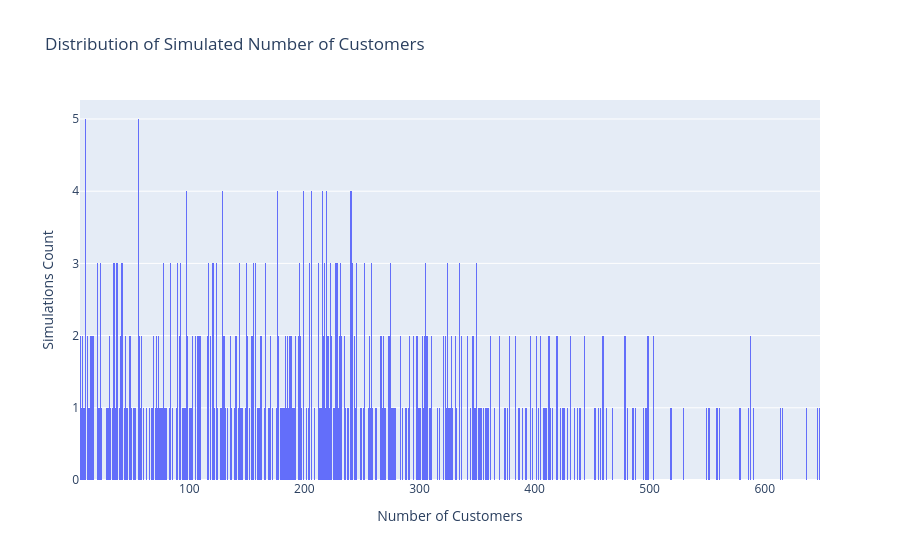

Source (notebook cell):
### Code cell
kva_rating = npg_substations_df.loc[npg_substations_df["site_name"] == "MOWBRAY ROAD (GAT)"]["kva_rating"].values[0]

# Get the empirical distribution data
kva_per_customer_values = ukpn_substations_df["kva_per_customer"].dropna().values

# Drop zeros from kva_per_customer_values to avoid division by zero
kva_per_customer_values = kva_per_customer_values[kva_per_customer_values != 0]

# Perform Monte Carlo simulation
n_simulations = 500  # Number of simulations to run
simulated_customer_count = []

for _ in range(n_simulations):
    # Randomly sample from the empirical distribution
    sampled_kva_per_customer = np.random.choice(kva_per_customer_values)
    # Add a bit of noise to counteract the rounding in kva_per_customer
    sampled_kva_per_customer = sampled_kva_per_customer * (1 + np.random.normal(0, 0.07))
    # Calculate estimated number of customers
    estimated_customers = kva_rating / sampled_kva_per_customer
    simulated_customer_count.append(round(estimated_customers))

# Convert to numpy array for easier analysis
simulated_customer_count = np.array(simulated_customer_count)

# Analyze the results
print(f"kVA rating {kva_rating}")
print(f"Mean estimated customers: {np.mean(simulated_customer_count):.1f}")
print(f"Median estimated customers: {np.median(simulated_customer_count):.1f}")
print(f"95% confidence interval: [{np.percentile(simulated_customer_count, 2.5):.1f}, {np.percentile(simulated_customer_count, 97.5):.1f}]")
upper_bound = np.percentile(simulated_customer_count, 97.5)

# Visualize the distribution
fig = go.Figure(data=[go.Histogram(
    x=simulated_customer_count,
    xbins=dict(start=0, end=upper_bound + 1, size=1),
    name='Simulated Number of Customers'
)])

fig.update_layout(
    title='Distribution of Simulated Number of Customers',
    xaxis_title='Number of Customers',
    yaxis_title='Simulations Count'
)

fig.show()

### Figure 1 — Plotly figure (JSON) as saved in the notebook; plotly's stock layout.template omitted (floating-point values rounded to 4 significant figures; data arrays with more than 128 entries replaced by an {"elided": "..."} marker saying what was removed)
{"data": [{"name": "Simulated Number of Customers", "type": "histogram", "x": {"elided": "500 int values"}, "xbins": {"end": 647.0, "size": 1, "start": 0}}], "layout": {"title": {"text": "Distribution of Simulated Number of Customers"}, "xaxis": {"title": {"text": "Number of Customers"}}, "yaxis": {"title": {"text": "Simulations Count"}}}}
